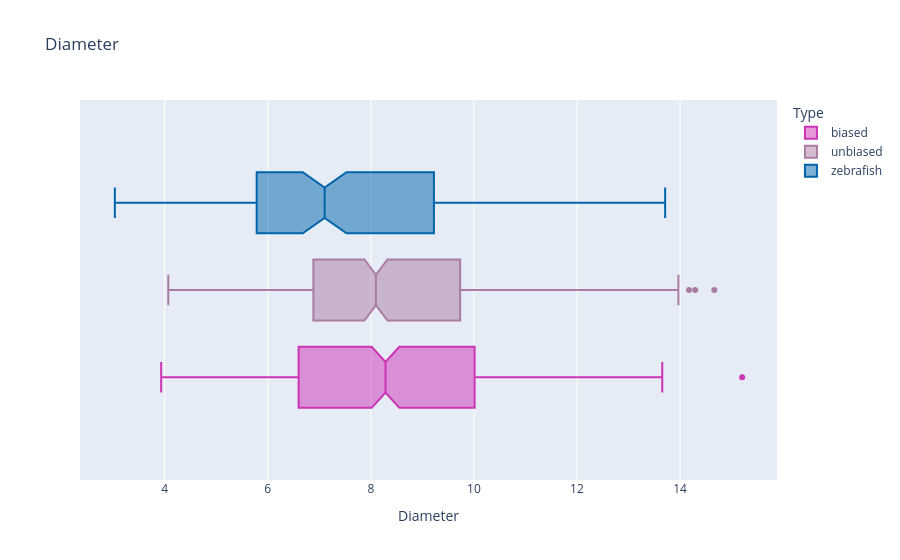
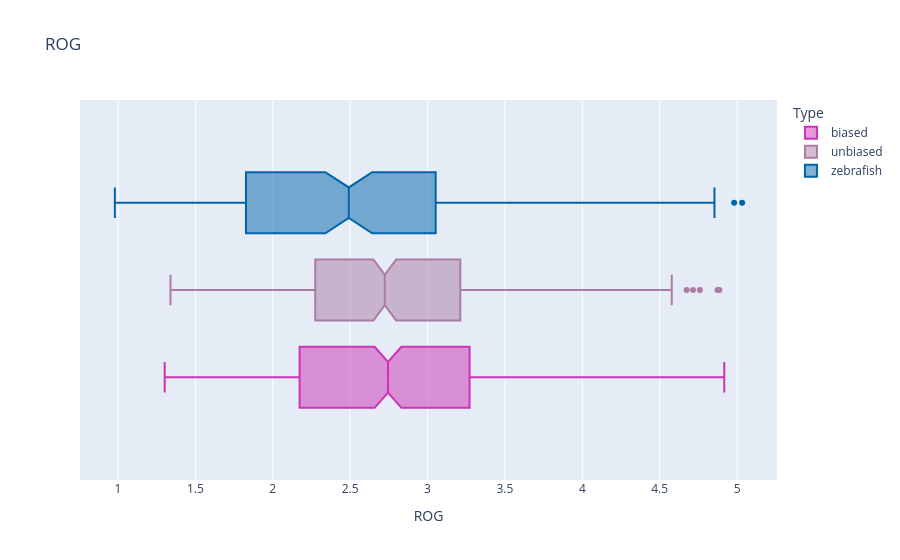
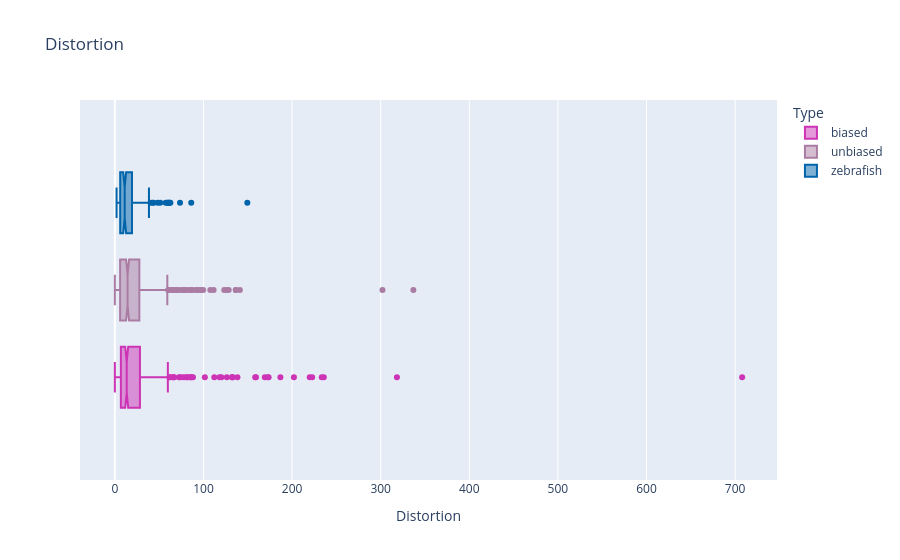
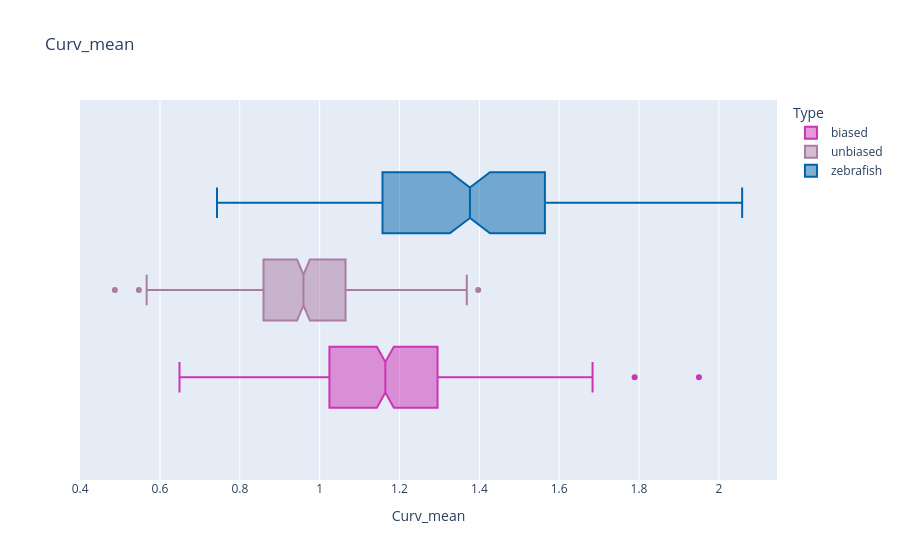

Here is the notebook cell these charts were saved with, in order:
### Code cell
import plotly.express as px

for col in ["Diameter", "ROG", "Distortion", "Curv_mean"]:
    fig = px.box(
        Df_baseline,
        x=col,
        color="Type",
        notched=True,
        title=col,
        color_discrete_sequence=COLOR_PALETTE
    )
    fig.show()

### Figure 1 — Plotly figure (JSON) as saved in the notebook; plotly's stock layout.template omitted (floating-point values rounded to 4 significant figures; data arrays with more than 128 entries replaced by an {"elided": "..."} marker saying what was removed)
{"data": [{"alignmentgroup": "True", "hovertemplate": "Type=biased<br>Diameter=%{x}<extra></extra>", "legendgroup": "biased", "marker": {"color": "#cd34b5"}, "name": "biased", "notched": true, "offsetgroup": "biased", "orientation": "h", "showlegend": true, "type": "box", "x": {"elided": "401 float values"}, "x0": " ", "xaxis": "x", "y0": " ", "yaxis": "y"}, {"alignmentgroup": "True", "hovertemplate": "Type=unbiased<br>Diameter=%{x}<extra></extra>", "legendgroup": "unbiased", "marker": {"color": "#ab7ca3"}, "name": "unbiased", "notched": true, "offsetgroup": "unbiased", "orientation": "h", "showlegend": true, "type": "box", "x": {"elided": "401 float values"}, "x0": " ", "xaxis": "x", "y0": " ", "yaxis": "y"}, {"alignmentgroup": "True", "hovertemplate": "Type=zebrafish<br>Diameter=%{x}<extra></extra>", "legendgroup": "zebrafish", "marker": {"color": "#0064ab"}, "name": "zebrafish", "notched": true, "offsetgroup": "zebrafish", "orientation": "h", "showlegend": true, "type": "box", "x": {"elided": "162 float values"}, "x0": " ", "xaxis": "x", "y0": " ", "yaxis": "y"}], "layout": {"autosize": true, "boxmode": "group", "legend": {"title": {"text": "Type"}, "tracegroupgap": 0}, "title": {"text": "Diameter"}, "xaxis": {"anchor": "y", "autorange": true, "domain": [0, 1], "range": [2.357, 15.88], "title": {"text": "Diameter"}, "type": "linear"}, "yaxis": {"anchor": "x", "autorange": true, "domain": [0, 1], "range": [-0.5172, 0.5172], "type": "category"}}}

### Figure 2 — Plotly figure (JSON) as saved in the notebook; plotly's stock layout.template omitted (floating-point values rounded to 4 significant figures; data arrays with more than 128 entries replaced by an {"elided": "..."} marker saying what was removed)
{"data": [{"alignmentgroup": "True", "hovertemplate": "Type=biased<br>ROG=%{x}<extra></extra>", "legendgroup": "biased", "marker": {"color": "#cd34b5"}, "name": "biased", "notched": true, "offsetgroup": "biased", "orientation": "h", "showlegend": true, "type": "box", "x": {"elided": "401 float values"}, "x0": " ", "xaxis": "x", "y0": " ", "yaxis": "y"}, {"alignmentgroup": "True", "hovertemplate": "Type=unbiased<br>ROG=%{x}<extra></extra>", "legendgroup": "unbiased", "marker": {"color": "#ab7ca3"}, "name": "unbiased", "notched": true, "offsetgroup": "unbiased", "orientation": "h", "showlegend": true, "type": "box", "x": {"elided": "401 float values"}, "x0": " ", "xaxis": "x", "y0": " ", "yaxis": "y"}, {"alignmentgroup": "True", "hovertemplate": "Type=zebrafish<br>ROG=%{x}<extra></extra>", "legendgroup": "zebrafish", "marker": {"color": "#0064ab"}, "name": "zebrafish", "notched": true, "offsetgroup": "zebrafish", "orientation": "h", "showlegend": true, "type": "box", "x": {"elided": "162 float values"}, "x0": " ", "xaxis": "x", "y0": " ", "yaxis": "y"}], "layout": {"autosize": true, "boxmode": "group", "legend": {"title": {"text": "Type"}, "tracegroupgap": 0}, "title": {"text": "ROG"}, "xaxis": {"anchor": "y", "autorange": true, "domain": [0, 1], "range": [0.7541, 5.258], "title": {"text": "ROG"}, "type": "linear"}, "yaxis": {"anchor": "x", "autorange": true, "domain": [0, 1], "range": [-0.5172, 0.5172], "type": "category"}}}

### Figure 3 — Plotly figure (JSON) as saved in the notebook; plotly's stock layout.template omitted (floating-point values rounded to 4 significant figures; data arrays with more than 128 entries replaced by an {"elided": "..."} marker saying what was removed)
{"data": [{"alignmentgroup": "True", "hovertemplate": "Type=biased<br>Distortion=%{x}<extra></extra>", "legendgroup": "biased", "marker": {"color": "#cd34b5"}, "name": "biased", "notched": true, "offsetgroup": "biased", "orientation": "h", "showlegend": true, "type": "box", "x": {"elided": "401 float values"}, "x0": " ", "xaxis": "x", "y0": " ", "yaxis": "y"}, {"alignmentgroup": "True", "hovertemplate": "Type=unbiased<br>Distortion=%{x}<extra></extra>", "legendgroup": "unbiased", "marker": {"color": "#ab7ca3"}, "name": "unbiased", "notched": true, "offsetgroup": "unbiased", "orientation": "h", "showlegend": true, "type": "box", "x": {"elided": "401 float values"}, "x0": " ", "xaxis": "x", "y0": " ", "yaxis": "y"}, {"alignmentgroup": "True", "hovertemplate": "Type=zebrafish<br>Distortion=%{x}<extra></extra>", "legendgroup": "zebrafish", "marker": {"color": "#0064ab"}, "name": "zebrafish", "notched": true, "offsetgroup": "zebrafish", "orientation": "h", "showlegend": true, "type": "box", "x": {"elided": "162 float values"}, "x0": " ", "xaxis": "x", "y0": " ", "yaxis": "y"}], "layout": {"autosize": true, "boxmode": "group", "legend": {"title": {"text": "Type"}, "tracegroupgap": 0}, "title": {"text": "Distortion"}, "xaxis": {"anchor": "y", "autorange": true, "domain": [0, 1], "range": [-39.33, 747.2], "title": {"text": "Distortion"}, "type": "linear"}, "yaxis": {"anchor": "x", "autorange": true, "domain": [0, 1], "range": [-0.5172, 0.5172], "type": "category"}}}

### Figure 4 — Plotly figure (JSON) as saved in the notebook; plotly's stock layout.template omitted (floating-point values rounded to 4 significant figures; data arrays with more than 128 entries replaced by an {"elided": "..."} marker saying what was removed)
{"data": [{"alignmentgroup": "True", "hovertemplate": "Type=biased<br>Curv_mean=%{x}<extra></extra>", "legendgroup": "biased", "marker": {"color": "#cd34b5"}, "name": "biased", "notched": true, "offsetgroup": "biased", "orientation": "h", "showlegend": true, "type": "box", "x": {"elided": "401 float values"}, "x0": " ", "xaxis": "x", "y0": " ", "yaxis": "y"}, {"alignmentgroup": "True", "hovertemplate": "Type=unbiased<br>Curv_mean=%{x}<extra></extra>", "legendgroup": "unbiased", "marker": {"color": "#ab7ca3"}, "name": "unbiased", "notched": true, "offsetgroup": "unbiased", "orientation": "h", "showlegend": true, "type": "box", "x": {"elided": "401 float values"}, "x0": " ", "xaxis": "x", "y0": " ", "yaxis": "y"}, {"alignmentgroup": "True", "hovertemplate": "Type=zebrafish<br>Curv_mean=%{x}<extra></extra>", "legendgroup": "zebrafish", "marker": {"color": "#0064ab"}, "name": "zebrafish", "notched": true, "offsetgroup": "zebrafish", "orientation": "h", "showlegend": true, "type": "box", "x": {"elided": "162 float values"}, "x0": " ", "xaxis": "x", "y0": " ", "yaxis": "y"}], "layout": {"autosize": true, "boxmode": "group", "legend": {"title": {"text": "Type"}, "tracegroupgap": 0}, "title": {"text": "Curv_mean"}, "xaxis": {"anchor": "y", "autorange": true, "domain": [0, 1], "range": [0.3996, 2.146], "title": {"text": "Curv_mean"}, "type": "linear"}, "yaxis": {"anchor": "x", "autorange": true, "domain": [0, 1], "range": [-0.5172, 0.5172], "type": "category"}}}
